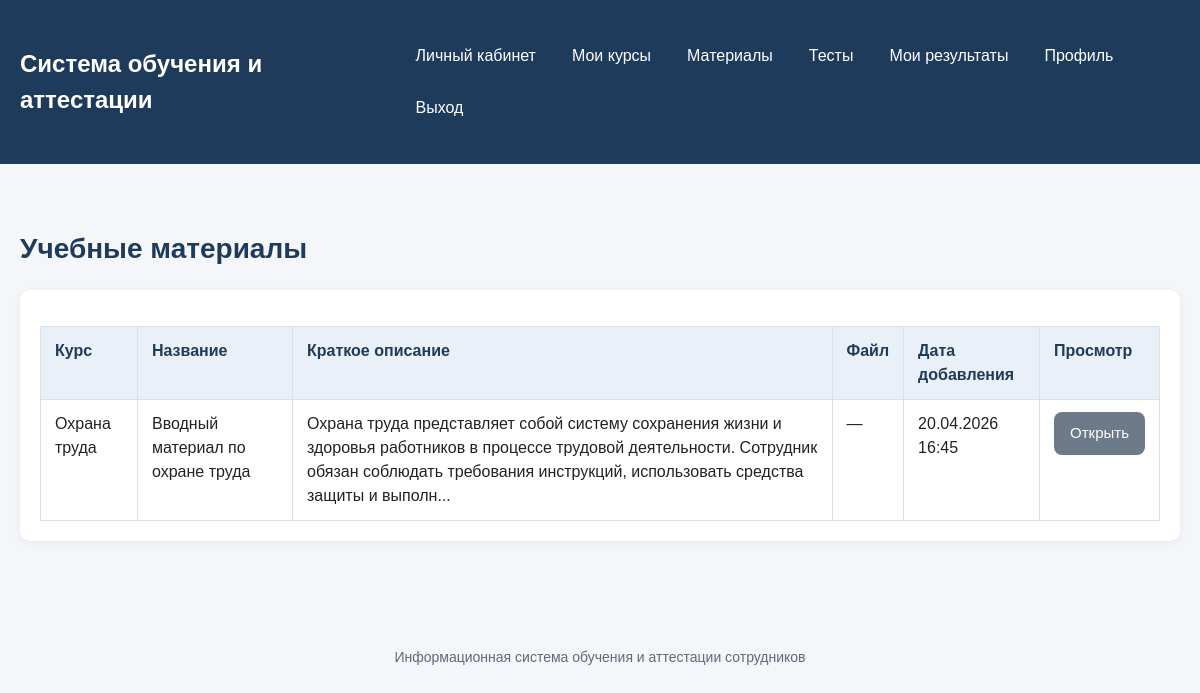
Page /materials (signed in) on the committed database.
### models.py (models this page shows, shortened)
class Material(db.Model):
    __tablename__ = "materials"
    id = db.Column(db.Integer, primary_key=True)
    title = db.Column(db.String(200), nullable=False)
    content = db.Column(db.Text)
    file_name = db.Column(db.String(255))
    created_at = db.Column(db.DateTime, default=datetime.utcnow, nullable=False)
    course_id = db.Column(
        db.Integer,
        db.ForeignKey("courses.id", ondelete="CASCADE"),
        nullable=False
    )
    course = db.relationship("Course", back_populates="materials")

class Course(db.Model):
    __tablename__ = "courses"
    id = db.Column(db.Integer, primary_key=True)
    title = db.Column(db.String(200), nullable=False)
    description = db.Column(db.Text)
    materials = db.relationship(
        "Material",
        back_populates="course",
        cascade="all, delete-orphan"
    )
    tests = db.relationship(
        "Test",
        back_populates="course",
        cascade="all, delete-orphan"
    )
    assignments = db.relationship(
        "CourseAssignment",
        back_populates="course",
        cascade="all, delete-orphan"
    )

### app.py (the view)
@app.route("/materials")
@login_required
def materials():
    user = current_user()
    course_id = request.args.get("course_id", type=int)
    query = Material.query.order_by(Material.created_at.desc())
    if user.role == "employee":
        assigned_course_ids = [
            assignment.course_id
            for assignment in CourseAssignment.query.filter_by(user_id=user.id).all()
        ]
        query = query.filter(Material.course_id.in_(assigned_course_ids if assigned_course_ids else [-1]))
    if course_id:
        query = query.filter_by(course_id=course_id)
    materials_list = query.all()
    return render_template("materials.html", materials=materials_list)

### app.py (called while the page is built)
def current_user():
    user_id = session.get("user_id")
    if not user_id:
        return None
    return db.session.get(User, user_id)

@app.context_processor
def inject_user():
    return {"current_user": current_user()}

def login_required(view_func):
    @wraps(view_func)
    def wrapper(*args, **kwargs):
        if not current_user():
            flash("Сначала войдите в систему.", "warning")
            return redirect(url_for("login"))
        return view_func(*args, **kwargs)
    return wrapper

### templates/materials.html (shortened to what this page needs)
{% extends "base.html" %}
{% block content %}
    <h1 class="page-title">
        {% if current_user.role == 'employee' %}
            Учебные материалы
        {% else %}
            Материалы
        {% endif %}
    </h1>
    <section class="section">
        {% if materials %}
            <div class="table-wrapper">
                <table>
                    <thead>
                        <tr>
                            <th>Курс</th>
                            <th>Название</th>
                            <th>Краткое описание</th>
                            <th>Файл</th>
                            <th>Дата добавления</th>
                            <th>Просмотр</th>
                        </tr>
                    </thead>
                    <tbody>
                        {% for material in materials %}
                            <tr>
                                <td>{{ material.course.title }}</td>
                                <td>{{ material.title }}</td>
                                <td>{{ material.content[:200] ~ ('...' if material.content and material.content|length > 200 else '') if material.content else '—' }}</td>
                                <td>
                                    {% if material.file_name %}
                                        <a href="{{ url_for('uploaded_material', filename=material.file_name) }}" target="_blank">
                                            Открыть файл
                                        </a>
                                    {% else %}
                                        —
                                    {% endif %}
                                </td>
                                <td>{{ material.created_at.strftime('%d.%m.%Y %H:%M') }}</td>
                                <td>
                                    <a href="{{ url_for('material_detail', material_id=material.id) }}" class="btn btn-secondary">
                                        Открыть
                                    </a>
                                </td>
                            </tr>
                        {% endfor %}
                    </tbody>
                </table>
            </div>
        {% else %}
            <p>Материалы пока не добавлены.</p>
        {% endif %}
    </section>
{% endblock %}

### static/css/style.css (style rules this page uses)
* { box-sizing: border-box; margin: 0; padding: 0; }
body { font-family: Arial, sans-serif; background: #f4f6f9; color: #222; line-height: 1.5; }
a { color: #1f5aa6; text-decoration: none; }
.page-title { font-size: 28px; margin-bottom: 20px; color: #1f3b5b; }
.section { background: #ffffff; border-radius: 10px; padding: 20px; margin-bottom: 20px; box-shadow: 0 2px 10px rgba(0, 0, 0, 0.06); }
.table-wrapper { overflow-x: auto; }
table { width: 100%; border-collapse: collapse; background: #ffffff; }
table th, table td { padding: 12px 14px; border: 1px solid #d9e0e7; text-align: left; vertical-align: top; }
table th { background: #eaf0f7; color: #1f3b5b; font-weight: bold; }
.btn { display: inline-block; padding: 10px 16px; border: none; border-radius: 8px; cursor: pointer; font-size: 15px; text-align: center; text-decoration: none; transition: 0.2s ease; }
.btn-secondary { background: #6c7a89; color: #ffffff; }

### rows in the picture
Material: course "Охрана труда", title "Вводный материал по охране труда", content "Охрана труда представляет собой систему сохранения жизни и здоровья работников в процессе трудовой деятельности. Сотрудник обязан соблюдать требования инструкций, использовать средства защиты и выполн...", created_at "20.04.2026 16:45"
